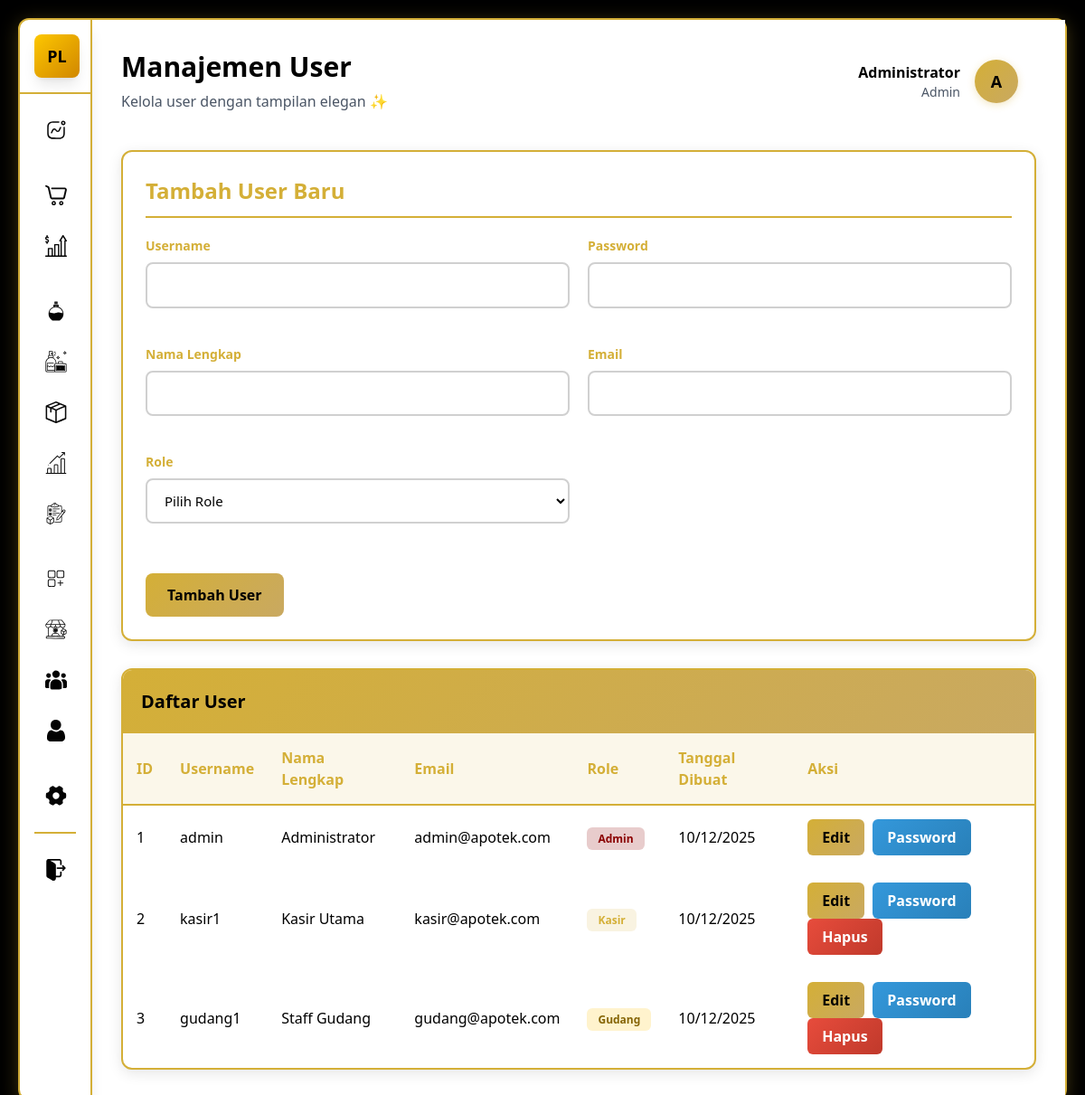
/users.php (signed in), run on the app's committed database.
### tables this page shows
CREATE TABLE users (
    id INT AUTO_INCREMENT PRIMARY KEY,
    username VARCHAR(50) UNIQUE NOT NULL,
    password VARCHAR(255) NOT NULL,
    nama_lengkap VARCHAR(100) NOT NULL,
    email VARCHAR(100),
    role ENUM('admin', 'kasir', 'gudang', 'user') NOT NULL DEFAULT 'user',
    created_at TIMESTAMP DEFAULT CURRENT_TIMESTAMP,
    updated_at TIMESTAMP DEFAULT CURRENT_TIMESTAMP ON UPDATE CURRENT_TIMESTAMP
);

### models/User.php (called while the page is built, shortened)
<?php
class User {
    private $conn;
    private $table_name = "users";
    public function __construct($db) {
        $this->conn = $db;
    }
    public function readAll() {
        $query = "SELECT id, username, nama_lengkap, email, role, created_at
                  FROM " . $this->table_name . "
                  ORDER BY nama_lengkap";
        $stmt = $this->conn->prepare($query);
        $stmt->execute();
        return $stmt;
    }
}
?>

### users.php (the view, shortened to what this page needs)
<?php
require_once 'models/User.php';
$database = new Database();
$db = $database->getConnection();
$user = new User($db);
$stmt = $user->readAll();
?>
<!DOCTYPE html>
<html lang="id">
<head>
    <link rel="stylesheet" href="./src/output.css">
</head>
<body class="bg-black">
    <div class="dashboard-container flex">
        <?php
        require_once 'sidebar.php'; ?>
        <main class="flex-1 p-8 overflow-y-scroll bg-white">
            <header class="flex justify-between items-center mb-10 fade-in">
                <div>
                    <h1 class="text-3xl font-bold text-black mb-2">Manajemen User</h1>
                    <p class="text-gray-600">Kelola user dengan tampilan elegan ✨</p>
                </div>
                <div class="flex items-center gap-4 p-3 pr-5 rounded-xl">
                    <div class="text-right">
                        <div class="font-semibold text-black"><?php echo $_SESSION['nama_lengkap']; ?></div>
                        <div class="text-gray-600 text-sm"><?php echo ucfirst($_SESSION['user_role']); ?></div>
                    </div>
                    <div class="w-12 h-12 rounded-full flex items-center justify-center text-lg font-bold" style="background: linear-gradient(135deg, #d4af37 0%, #c9a961 100%); color: #000000; box-shadow: 0 2px 8px rgba(212, 175, 55, 0.3);">
                        <?php echo strtoupper(substr($_SESSION['nama_lengkap'], 0, 1)); ?>
                    </div>
                </div>
            </header>
            <div class="content" style="background: transparent;">
                <div class="form-container" style="background: #ffffff; border: 2px solid #d4af37; border-radius: 12px; padding: 25px; margin-bottom: 30px; box-shadow: 0 4px 15px rgba(0, 0, 0, 0.1);">
                    <h2 style="color: #d4af37; font-size: 24px; font-weight: bold; margin-bottom: 20px; border-bottom: 2px solid #d4af37; padding-bottom: 10px;">Tambah User Baru</h2>
                    <form method="POST">
                        <div class="form-row">
                            <div class="form-group">
                                <label for="username">Username</label>
                                <input type="text" id="username" name="username" required>
                            </div>
                            <div class="form-group">
                                <label for="password">Password</label>
                                <input type="password" id="password" name="password" required>
                            </div>
                        </div>
                        <div class="form-row">
                            <div class="form-group">
                                <label for="nama_lengkap">Nama Lengkap</label>
                                <input type="text" id="nama_lengkap" name="nama_lengkap" required>
                            </div>
                            <div class="form-group">
                                <label for="email">Email</label>
                                <input type="email" id="email" name="email">
                            </div>
                        </div>
                        <div class="form-row">
                            <div class="form-group">
                                <label for="role">Role</label>
                                <select id="role" name="role" required>
                                    <option value="">Pilih Role</option>
                                </select>
                            </div>
                        </div>
                        <button type="submit" style="padding: 12px 24px; background: linear-gradient(135deg, #d4af37 0%, #c9a961 100%); color: #000000; border: none; border-radius: 8px; cursor: pointer; font-weight: 600; transition: all 0.2s; margin-top: 15px;" onmouseover="this.style.transform='translateY(-2px)'; this.style.boxShadow='0 4px 8px rgba(212, 175, 55, 0.3)'" onmouseout="this.style.transform='translateY(0)'; this.style.boxShadow='none'">Tambah User</button>
                    </form>
                </div>
                <div class="table-container" style="background: #ffffff; border: 2px solid #d4af37; border-radius: 12px; overflow: hidden; box-shadow: 0 4px 15px rgba(0, 0, 0, 0.1);">
                    <div class="table-header" style="background: linear-gradient(135deg, #d4af37 0%, #c9a961 100%); padding: 20px;">
                        <h3 class="table-title" style="color: #000000; font-size: 20px; font-weight: bold; margin: 0;">Daftar User</h3>
                    </div>
                    <table class="table" style="width: 100%; border-collapse: collapse;">
                        <thead>
                            <tr style="background: rgba(212, 175, 55, 0.1);">
                                <th style="padding: 15px; text-align: left; color: #d4af37; font-weight: 600; border-bottom: 2px solid #d4af37;">ID</th>
                                <th style="padding: 15px; text-align: left; color: #d4af37; font-weight: 600; border-bottom: 2px solid #d4af37;">Username</th>
                                <th style="padding: 15px; text-align: left; color: #d4af37; font-weight: 600; border-bottom: 2px solid #d4af37;">Nama Lengkap</th>
                                <th style="padding: 15px; text-align: left; color: #d4af37; font-weight: 600; border-bottom: 2px solid #d4af37;">Email</th>
                                <th style="padding: 15px; text-align: left; color: #d4af37; font-weight: 600; border-bottom: 2px solid #d4af37;">Role</th>
                                <th style="padding: 15px; text-align: left; color: #d4af37; font-weight: 600; border-bottom: 2px solid #d4af37;">Tanggal Dibuat</th>
                                <th style="padding: 15px; text-align: left; color: #d4af37; font-weight: 600; border-bottom: 2px solid #d4af37;">Aksi</th>
                            </tr>
                        </thead>
                        <tbody>
                            <?php while ($row = $stmt->fetch(PDO::FETCH_ASSOC)): ?>
                            <tr style="border-b: 1px solid #e0e0e0; transition: background 0.2s;" onmouseover="this.style.background='#f9f9f9'" onmouseout="this.style.background='#ffffff'">
                                <td style="padding: 15px; color: #000000;"><?php echo $row['id']; ?></td>
                                <td style="padding: 15px; color: #000000; font-weight: 500;"><?php echo $row['username']; ?></td>
                                <td style="padding: 15px; color: #000000; font-weight: 500;"><?php echo $row['nama_lengkap']; ?></td>
                                <td style="padding: 15px; color: #000000;"><?php echo $row['email'] ?: '-'; ?></td>
                                <td style="padding: 15px;">
                                    <span class="badge <?php
                                        echo $row['role'] === 'admin' ? 'badge-danger' :
                                            ($row['role'] === 'kasir' ? 'badge-success' : 'badge-warning');
                                    ?>">
                                        <?php echo ucfirst($row['role']); ?>
                                    </span>
                                </td>
                                <td style="padding: 15px; color: #000000;"><?php echo date('d/m/Y', strtotime($row['created_at'])); ?></td>
                                <td style="padding: 15px;">
                                    <button onclick="editUser(<?php echo htmlspecialchars(json_encode($row)); ?>)"
                                            style="padding: 8px 16px; background: linear-gradient(135deg, #d4af37 0%, #c9a961 100%); color: #000000; border: none; border-radius: 6px; cursor: pointer; font-weight: 600; margin-right: 5px; transition: all 0.2s;" onmouseover="this.style.transform='translateY(-2px)'; this.style.boxShadow='0 4px 8px rgba(212, 175, 55, 0.3)'" onmouseout="this.style.transform='translateY(0)'; this.style.boxShadow='none'">Edit</button>
                                    <button onclick="changePassword(<?php echo $row['id']; ?>, '<?php echo $row['username']; ?>')"
                                            style="padding: 8px 16px; background: linear-gradient(135deg, #3498db, #2980b9); color: #ffffff; border: none; border-radius: 6px; cursor: pointer; font-weight: 600; margin-right: 5px; transition: all 0.2s;" onmouseover="this.style.transform='translateY(-2px)'; this.style.boxShadow='0 4px 8px rgba(52, 152, 219, 0.3)'" onmouseout="this.style.transform='translateY(0)'; this.style.boxShadow='none'">Password</button>
                                    <?php if ($row['id'] != $_SESSION['user_id']): ?>
                                    <button onclick="deleteUser(<?php echo $row['id']; ?>)"
                                            style="padding: 8px 16px; background: linear-gradient(135deg, #e74c3c, #c0392b); color: #ffffff; border: none; border-radius: 6px; cursor: pointer; font-weight: 600; transition: all 0.2s;" onmouseover="this.style.transform='translateY(-2px)'; this.style.boxShadow='0 4px 8px rgba(231, 76, 60, 0.3)'" onmouseout="this.style.transform='translateY(0)'; this.style.boxShadow='none'">Hapus</button>
                                    <?php endif; ?>
                                </td>
                            </tr>
                            <?php endwhile; ?>
                        </tbody>
                    </table>
                </div>
            </div>
        </main>
    </div>
</body>
</html>

### users.php (style rules this page uses)
body { background-color: #000000; margin: 0; padding: 0; }
.fade-in { animation: fadeIn .6s ease-out forwards; }
.dashboard-container { background: #ffffff; border: 2px solid #d4af37; border-radius: 12px; box-shadow: 0 4px 20px rgba(212, 175, 55, 0.3); margin: 20px; min-height: calc(100vh - 40px); }
.form-group { margin-bottom: 20px; }
.form-group label { display: block; margin-bottom: 8px; font-weight: 600; color: #d4af37; font-size: 14px; }
.form-group input, .form-group textarea, .form-group select { width: 100%; padding: 12px 15px; border: 2px solid #d0d0d0; border-radius: 8px; font-size: 15px; background: white; color: #000000; transition: all 0.3s ease; box-sizing: border-box; }
.form-row { display: grid; grid-template-columns: 1fr 1fr; gap: 20px; margin-bottom: 20px; }
.badge { padding: 4px 12px; border-radius: 6px; font-size: 12px; font-weight: 600; }
.badge-danger { background: rgba(139, 0, 0, 0.2); color: #8b0000; }
.badge-success { background: rgba(212, 175, 55, 0.15); color: #d4af37; }
.badge-warning { background: rgba(255, 193, 7, 0.2); color: #856404; }

### data on the page
users: id "1", username "admin", nama_lengkap "Administrator", email "admin@apotek.com", role "Admin", created_at "10/12/2025"
users: id "2", username "kasir1", nama_lengkap "Kasir Utama", email "kasir@apotek.com", role "Kasir", created_at "10/12/2025"
users: id "3", username "gudang1", nama_lengkap "Staff Gudang", email "gudang@apotek.com", role "Gudang", created_at "10/12/2025"

### other printed values
$_SESSION['nama_lengkap'] "Administrator"
$_SESSION['user_role'] "Admin"
substr($_SESSION['nama_lengkap'], 0, 1) "A"
